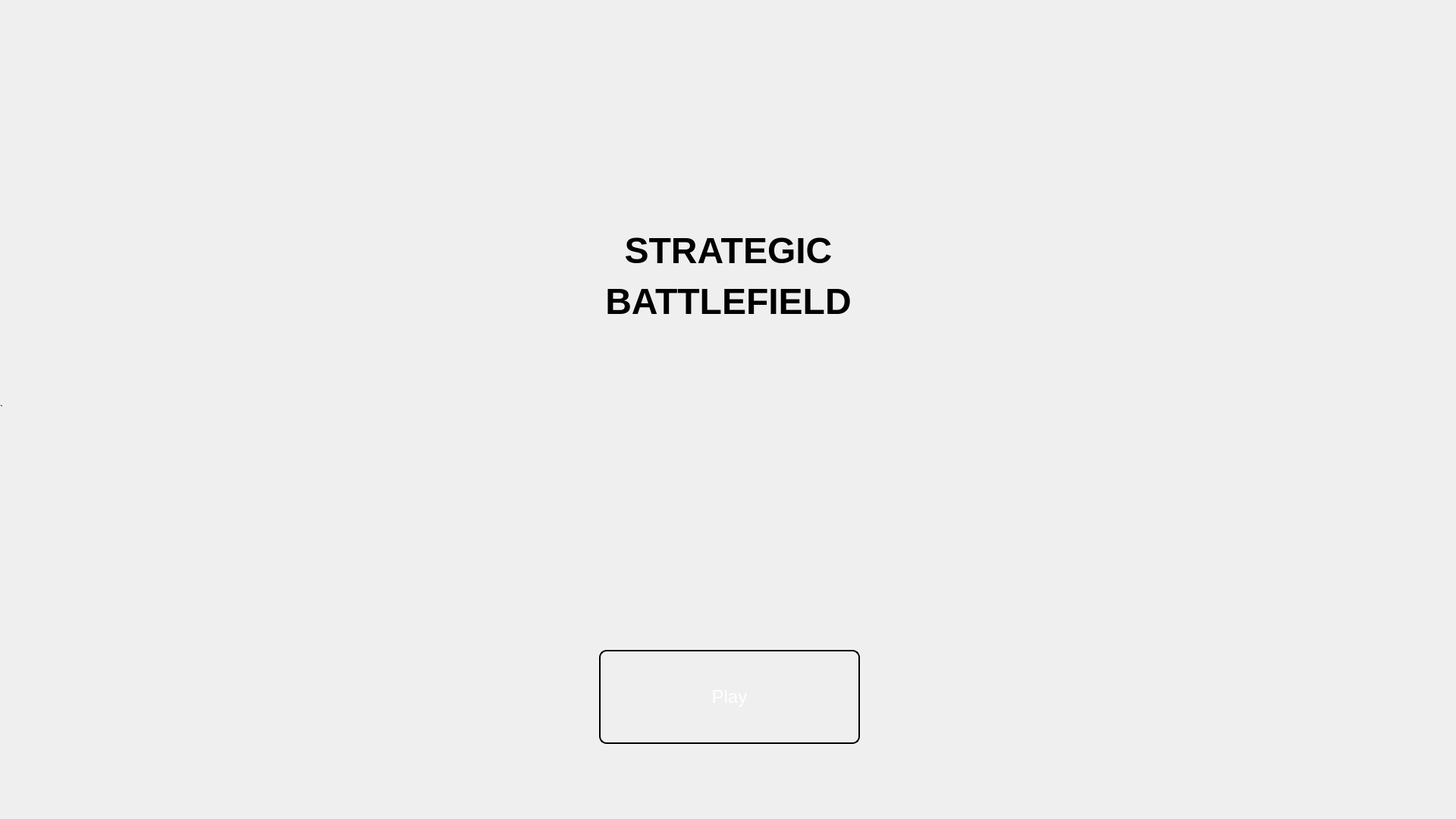
<?xml version="1.0" encoding="UTF-8"?>
<ui version="4.0">
 <class>MenuPage</class>
 <widget class="QWidget" name="MenuPage">
  <property name="geometry">
   <rect>
    <x>0</x>
    <y>0</y>
    <width>1920</width>
    <height>1080</height>
   </rect>
  </property>
  <widget class="QWidget" name="verticalLayoutWidget">
   <property name="geometry">
    <rect>
     <x>790</x>
     <y>740</y>
     <width>441</width>
     <height>261</height>
    </rect>
   </property>
   <layout class="QVBoxLayout" name="PlayKey">
    <property name="sizeConstraint">
     <enum>QLayout::SizeConstraint::SetDefaultConstraint</enum>
    </property>
    <item>
     <widget class="QPushButton" name="PlayButton">
      <property name="enabled">
       <bool>true</bool>
      </property>
      <property name="sizePolicy">
       <sizepolicy hsizetype="Preferred" vsizetype="Preferred">
        <horstretch>0</horstretch>
        <verstretch>0</verstretch>
       </sizepolicy>
      </property>
      <property name="maximumSize">
       <size>
        <width>80</width>
        <height>26</height>
       </size>
      </property>
      <property name="whatsThis">
       <string>&lt;html&gt;&lt;head/&gt;&lt;body&gt;&lt;p&gt;&lt;br/&gt;&lt;/p&gt;&lt;/body&gt;&lt;/html&gt;</string>
      </property>
      <property name="styleSheet">
       <string notr="true">QPushButton {
    /* Diagonal gradient: red (top-left) -&gt; blue (bottom-right) */
    background: qlineargradient(
        x1: 0, y1: 0,
        x2: 1, y2: 1,
        stop: 0 #D92B04, /* Strong red */
        stop: 1 #1948CE  /* Deep blue */
    );

    /* Solid black border for contrast against bright gradient */
    border: 2px solid #000000;
    border-radius: 10px;        /* Rounded corners */

    /* Text styling */
    color: #FFFFFF;             /* White text for strong contrast */
    font-family: Ubuntu;
    font-size: 24px;            /* Large, readable font size */

    /* Button sizing for 1920×1080 screens */
    min-width: 300px;
    min-height: 100px;
    padding: 10px 20px;
}

QPushButton:hover {
    /* Slightly brighter gradient on hover for feedback */
    background: qlineargradient(
        x1: 0, y1: 0,
        x2: 1, y2: 1,
        stop: 0 #FC5C2A, /* Brighter red */
        stop: 1 #2F6AF3  /* Brighter blue */
    );
}
</string>
      </property>
      <property name="text">
       <string>Play</string>
      </property>
     </widget>
    </item>
   </layout>
  </widget>
  <widget class="QLabel" name="MenuBackground">
   <property name="geometry">
    <rect>
     <x>0</x>
     <y>0</y>
     <width>1920</width>
     <height>1080</height>
    </rect>
   </property>
   <property name="minimumSize">
    <size>
     <width>1920</width>
     <height>1080</height>
    </size>
   </property>
   <property name="maximumSize">
    <size>
     <width>1920</width>
     <height>1080</height>
    </size>
   </property>
   <property name="styleSheet">
    <string notr="true">background-image: url(:/images/splash/splash1.png);</string>
   </property>
   <property name="text">
    <string>`</string>
   </property>
   <property name="scaledContents">
    <bool>true</bool>
   </property>
  </widget>
  <widget class="QLabel" name="Logo">
   <property name="geometry">
    <rect>
     <x>620</x>
     <y>-190</y>
     <width>681</width>
     <height>731</height>
    </rect>
   </property>
   <property name="font">
    <font>
     <family>Ubuntu</family>
    </font>
   </property>
   <property name="styleSheet">
    <string notr="true">image: url(:/images/logo.png);</string>
   </property>
   <property name="text">
    <string>&lt;html&gt;&lt;head/&gt;&lt;body&gt;&lt;p align=&quot;center&quot;&gt;&lt;span style=&quot; font-size:36pt; font-weight:700;&quot;&gt;&lt;br/&gt;&lt;/span&gt;&lt;/p&gt;&lt;p align=&quot;center&quot;&gt;&lt;span style=&quot; font-size:36pt; font-weight:700;&quot;&gt;&lt;br/&gt;&lt;/span&gt;&lt;/p&gt;&lt;p align=&quot;center&quot;&gt;&lt;br/&gt;&lt;/p&gt;&lt;p align=&quot;center&quot;&gt;&lt;br/&gt;&lt;/p&gt;&lt;p align=&quot;center&quot;&gt;&lt;br/&gt;&lt;/p&gt;&lt;p align=&quot;center&quot;&gt;&lt;br/&gt;&lt;/p&gt;&lt;p align=&quot;center&quot;&gt;&lt;span style=&quot; font-size:36pt; font-weight:700;&quot;&gt;&lt;br/&gt;STRATEGIC&lt;/span&gt;&lt;/p&gt;&lt;p align=&quot;center&quot;&gt;&lt;span style=&quot; font-size:36pt; font-weight:700;&quot;&gt;BATTLEFIELD&lt;/span&gt;&lt;/p&gt;&lt;/body&gt;&lt;/html&gt;</string>
   </property>
  </widget>
  <zorder>MenuBackground</zorder>
  <zorder>verticalLayoutWidget</zorder>
  <zorder>Logo</zorder>
 </widget>
 <resources/>
 <connections/>
</ui>
